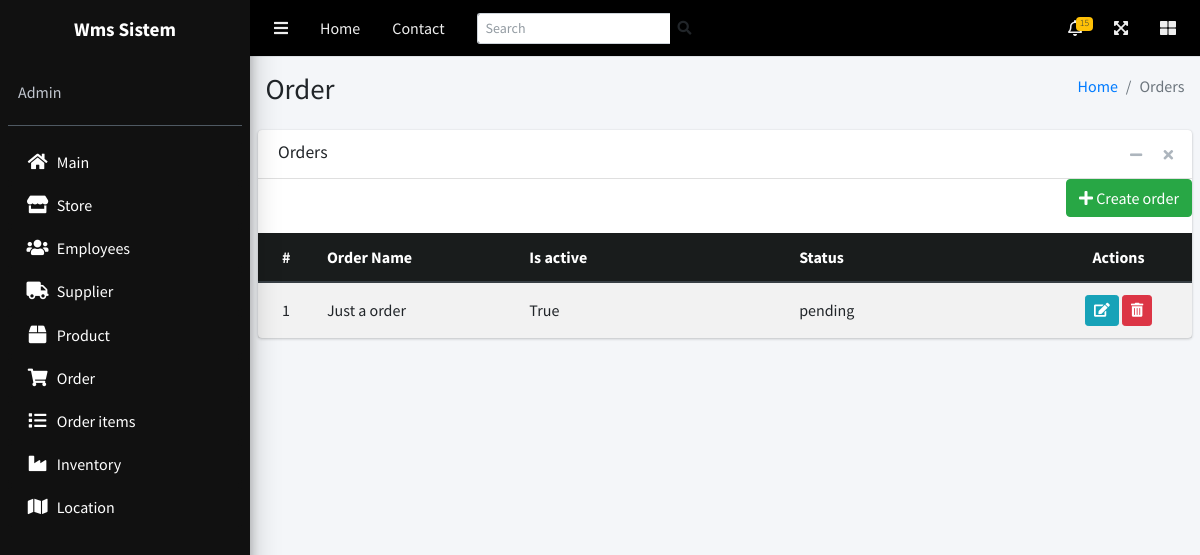
Screenshot of /order/view_o/ with the database file from the repository.
### order/models.py (models this page shows, shortened)
class Order(models.Model):
    STATUS_CHOICES = [
        ('pending', 'Kutilmoqda'),
        ('processing', 'Qayta ishlanmoqda'),
        ('shipped', 'Yuborilgan'),
        ('delivered', 'Yetkazib berilgan'),
        ('cancelled', 'Bekor qilingan'),
    ]
    order_name = models.CharField(max_length=100)
    is_active = models.BooleanField(default=True)
    status = models.CharField(max_length=20, choices=STATUS_CHOICES)
    created_at = models.DateTimeField(auto_now_add=True)

### order/views.py (the view)
# urls.py: path('view_o/', order_view, name='order'),
def order_view(request):
    order = Order.objects.all()
    ctx = {'orders': order}
    return render(request, 'order.html', ctx)

### templates/order.html (shortened to what this page needs)
{% extends 'base.html' %}
    {% block content %}
        <div class="content-wrapper">
            <section class="content-header">
                <div class="container-fluid">
                    <div class="row mb-2">
                        <div class="col-sm-6">
                            <h1>Order</h1>
                        </div>
                        <div class="col-sm-6">
                            <ol class="breadcrumb float-sm-right">
                                <li class="breadcrumb-item"><a href="#">Home</a></li>
                                <li class="breadcrumb-item active">Orders</li>
                            </ol>
                        </div>
                    </div>
                </div>
            </section>
            <section class="content">
                <div class="card">
                    <div class="card-header">
                        <h3 class="card-title">Orders</h3>
                        <div class="card-tools">
                            <button type="button" class="btn btn-tool" data-card-widget="collapse" title="Collapse">
                                <i class="fas fa-minus"></i>
                            </button>
                            <button type="button" class="btn btn-tool" data-card-widget="remove" title="Remove">
                                <i class="fas fa-times"></i>
                            </button>
                        </div>
                    </div>
                    <div class="card-body p-0">
                        <div class="mb-3 d-flex justify-content-end">
                            <a href="{% url 'create_order' %}" class="btn btn-success">
                                <i class="fas fa-plus"></i> Create order
                            </a>
                        </div>
                        <table class="table table-striped projects">
                            <thead class="thead-dark">
                            <tr>
                                <th style="width: 3%; background: #191c1c">#</th>
                                <th style="width: 15%; background: #191c1c">Order Name</th>
                                <th style="width: 20%; background: #191c1c">Is active</th>
                                <th style="width: 20%; background: #191c1c">Status</th>
                                <th style="width: 10%; background: #191c1c" class="text-center">Actions</th>
                            </tr>
                            </thead>
                            <tbody>
                            {% for order in orders %}
                                <tr>
                                    <td>{{ order.id }}</td>
                                    <td>{{ order.order_name }}</td>
                                    <td>{{ order.is_active }}</td>
                                    <td>{{ order.status }}</td>
                                    <td class="text-center">
                                        <a href="{% url 'update_order' order.id %}"
                                           class="btn btn-sm btn-info">
                                            <i class="fas fa-edit"></i>
                                        </a>
                                        <a href="{% url 'delete_order' order.id %}" class="btn btn-sm btn-danger"
                                           data-bs-toggle="modal">
                                            <i class="fas fa-trash-alt"></i>
                                        </a>
                                    </td>
                                </tr>
                            {% endfor %}
                            </tbody>
                        </table>
                    </div>
                </div>
            </section>
        </div>
    {% endblock %}

### rows the page displays
Order: id "1", order_name "Just a order", is_active "True", status "pending"
